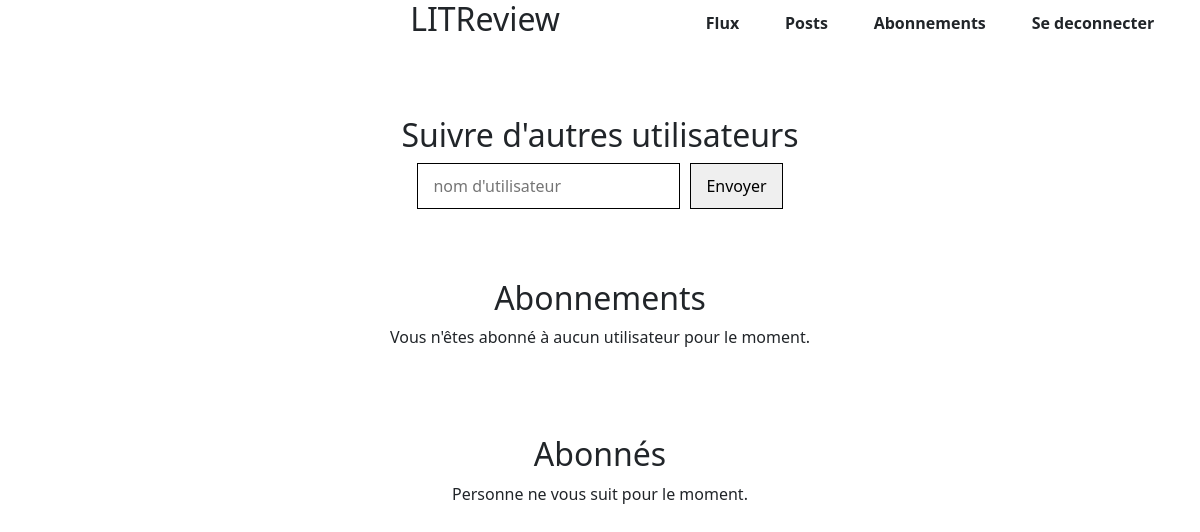
Page /abonnements/ (signed in) on the earlier database version.
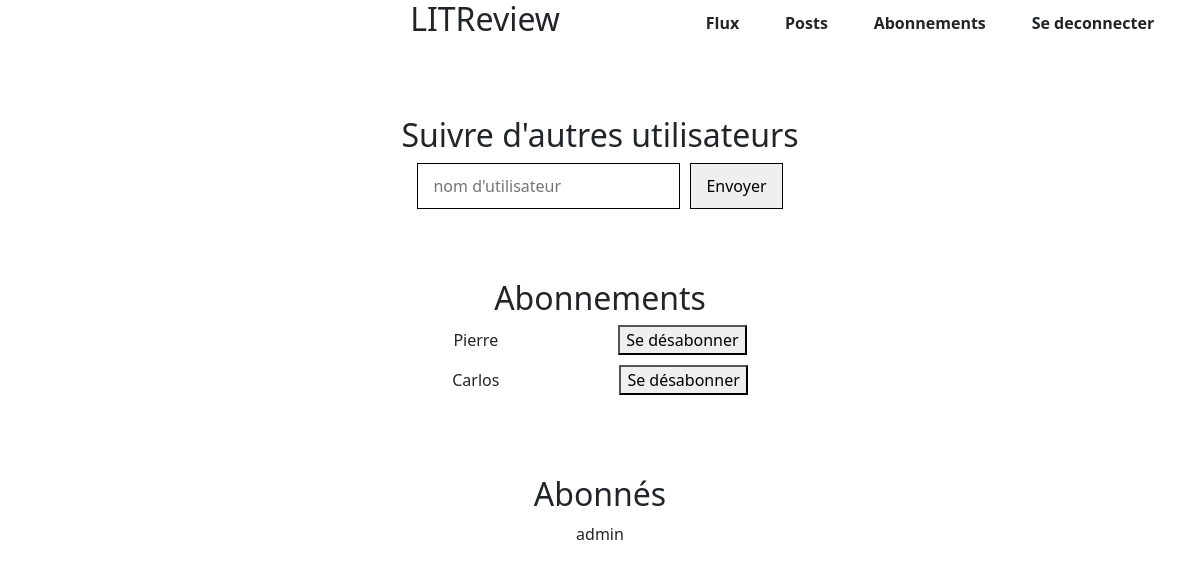
Same page on the later database version.
### critiques/models.py (models this page shows)
class UserFollows(models.Model):
    user = models.ForeignKey(
        to=settings.AUTH_USER_MODEL, on_delete=models.CASCADE, related_name="following"
    )
    followed_user = models.ForeignKey(
        to=settings.AUTH_USER_MODEL,
        on_delete=models.CASCADE,
        related_name="followed_by",
    )
    class Meta:
        constraints = [
            models.UniqueConstraint(
                fields=["user", "followed_user"], name="unique_follows"
            )
        ]

### critiques/views.py (the view)
# urls.py: path("abonnements/", abonnements, name="abonnements"),
@login_required
def abonnements(request):
    user = request.user
    message = ""
    if request.method == "POST":
        form = FollowUserForm(request.POST)
        if form.is_valid():
            username_to_follow = form.cleaned_data["username"]
            try:
                user_to_follow = User.objects.get(username=username_to_follow)
                if user != user_to_follow:
                    already_follows = UserFollows.objects.filter(
                        user=user, followed_user=user_to_follow
                    ).exists()
                    if not already_follows:
                        UserFollows.objects.create(
                            user=user, followed_user=user_to_follow
                        )
                        form = FollowUserForm()  # Ou où vous voulez rediriger
                    else:
                        message = "Vous suivez déjà cet utilisateur."
                else:
                    message = "Vous ne pouvez pas vous suivre vous-même."
            except User.DoesNotExist:
                message = "L'utilisateur n'existe pas."
    else:
        form = FollowUserForm()
    abonnements = UserFollows.objects.filter(user=user)
    abonnes = UserFollows.objects.filter(followed_user=user)
    context = {
        "abonnements": abonnements,
        "abonnes": abonnes,
        "form": form,
        "message": message,
    }
    return render(request, "abonnements.html", context)

### critiques/forms.py
class FollowUserForm(forms.Form):
    username = forms.CharField(
        label="",
        widget=forms.TextInput(attrs={"placeholder": "nom d'utilisateur"}),
        max_length=150,
    )

### critiques/templates/abonnements.html (shortened to what this page needs)
{% extends "base.html" %}
{% load static %}
{% block additional_css %}
<link rel="stylesheet" href="{% static 'critiques/css/abonnements.css' %}">
{% endblock %}
{% block content %}
<body>
    <section>
        <h2>Suivre d'autres utilisateurs</h2>
        <form class="search" method="post">
            <div class="input-container">
                {{ form.username }}
            </div>
            <div class="button-container">
                <button type="submit" id="search_user">Envoyer</button>
            </div>
        </form>
    </section>
    <section>
        <h2>Abonnements</h2>
        {% if abonnements %}
        {% for follow in abonnements %}
        <div class="followed">
            {{ follow.followed_user.username }}
            <form method="post" action="{% url 'unsubscribe' %}" class="unfollow-form">
                <button type="submit">Se désabonner</button>
            </form>
        </div>
        {% endfor %}
        {% else %}
        <p>Vous n'êtes abonné à aucun utilisateur pour le moment.</p>
        {% endif %}
    </section>
    <section>
        <h2>Abonnés</h2>
        {% if abonnes %}
        {% for follow in abonnes %}
        <div class="followers">
            {{ follow.user.username }}
            {% endfor %}
        </div>
        {% else %}
        <p>Personne ne vous suit pour le moment.</p>
        {% endif %}
    </section>
</body>
{% endblock %}

Differences in the rows shown:
added UserFollows: followed_user.username "Pierre", shown under "Abonnements"
added UserFollows: followed_user.username "Carlos", shown under "Abonnements"
added UserFollows: user.username "admin", shown under "Abonnés"
Other differences:
text no longer shown: "Vous n'êtes abonné à aucun utilisateur pour le moment. Personne ne vous suit pour le moment."
